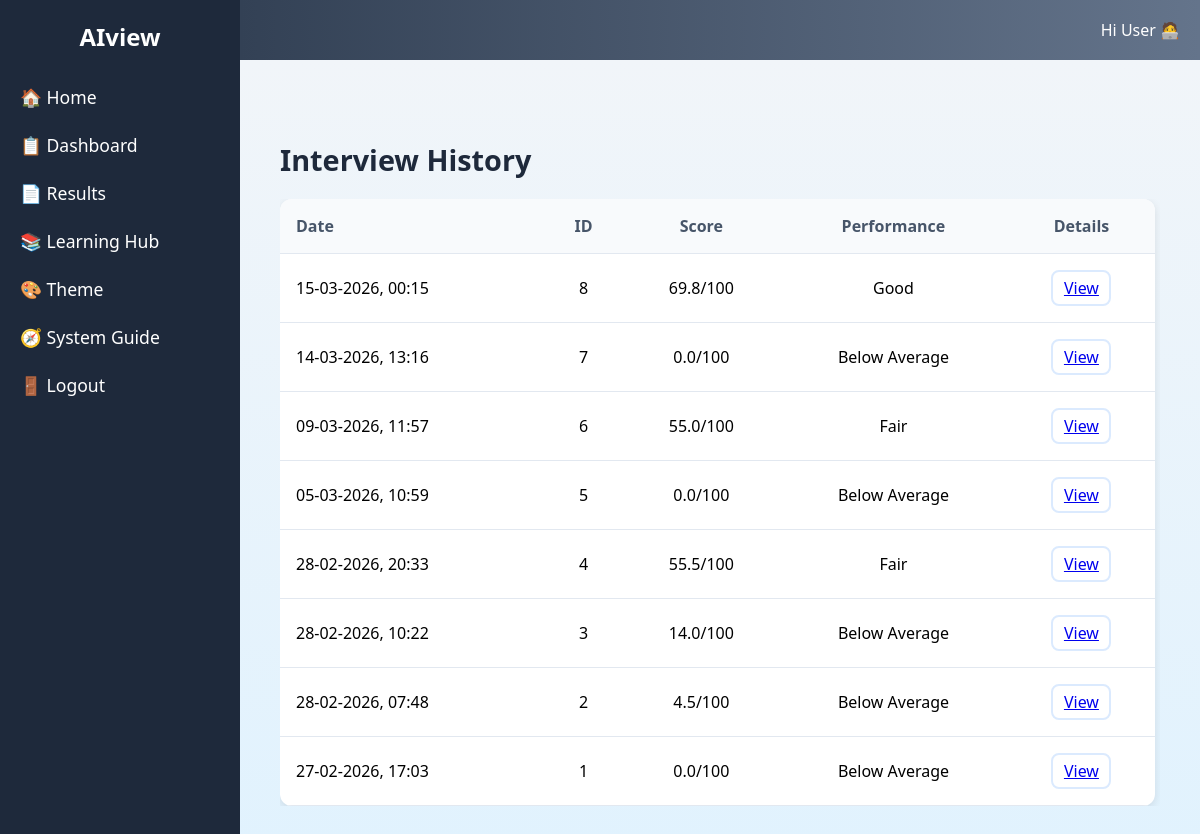
Screenshot of /results (signed in) with the database file from the repository.
### models.py (models this page shows)
class Interview(db.Model):
    id = db.Column(db.Integer, primary_key=True)
    date = db.Column(db.DateTime, default=datetime.utcnow)
    total_score = db.Column(db.Float)
    summary = db.Column(db.Text)
    answers = db.relationship("Answer", backref="interview", lazy=True)

### app.py (the view)
@app.route("/results")
def results():
    if not session.get("logged_in"):
        return redirect("/home")
    interviews = models.Interview.query.order_by(
        models.Interview.date.desc()
    ).all()
    return render_template("results.html", interviews=interviews)

### templates/results.html (shortened to what this page needs)
{% extends "layout.html" %}
{% block content %}
<div class="results-container">
    <h2 class="results-title">Interview History</h2>
    <div class="results-table-wrapper">
        <table class="results-table">
            <thead>
                <tr>
                    <th>Date</th>
                    <th>ID</th>
                    <th>Score</th>
                    <th>Performance</th>
                    <th>Details</th>
                </tr>
            </thead>
            <tbody>
                    {% for interview in interviews %}
                    <tr>
                        <td>{{ (interview.date + timedelta(hours=5, minutes=30)).strftime("%d-%m-%Y, %H:%M") }}</td>
                        <td>{{ interview.id }}</td>
                        <td>{{ (interview.total_score*10)|round(2) }}/100</td>
                        <td>
                            {% set score = interview.total_score %}
                            {% if score >= 9 %}
                                Outstanding
                            {% elif score >= 8 %}
                                Excellent
                            {% elif score >= 7 %}
                                Very Good
                            {% elif score >= 6 %}
                                Good
                            {% elif score >= 5 %}
                                Fair
                            {% elif score >= 4 %}
                                Needs Practice
                            {% else %}
                                Below Average
                            {% endif %}
                        </td>
                        <td>
                            <a href="{{ url_for('result_detail', id=interview.id) }}" class="details-btn">View</a>
                        </td>
                    </tr>
                    {% endfor %}
                </tbody>
        </table>
    </div>
</div>
{% endblock %}

### static/css/style.css (style rules this page uses)
html, body { width: 100%; height: 100%; }
body { margin: 0; overflow: hidden; }
* { margin: 0; padding: 0; box-sizing: border-box; font-family: 'Segoe UI', sans-serif; }
body, html { height: 100%; }
:root { --theme-bg: linear-gradient(to bottom, #f1f5f9, #e0f2fe); }
.results-container { width: 100%; max-width: 1400px; margin: 40px auto; }
.results-title { font-size: 1.8rem; color: #1e293b; margin-bottom: 20px; }
.results-table-wrapper { max-height: 1200px; overflow-y: auto; padding-right: 5px; }
.results-table { width: 100%; background: white; border-radius: 12px; overflow: hidden; border-collapse: collapse; box-shadow: 0 3px 10px rgba(0,0,0,0.1); }
.results-table th, .results-table td { padding: 16px; border-bottom: 1px solid #e2e8f0; }
.results-table th { background: #f8fafc; color: #475569; }
.results-table th:first-child, .results-table td:first-child { text-align: left; }
.results-table th:not(:first-child), .results-table td:not(:first-child) { text-align: center; }
.results-table td:last-child, .results-table th:last-child { text-align: center; }
.details-btn { width: 60px; height: 36px; display: flex; align-items: center; justify-content: center; margin: 0 auto; border-radius: 8px; background: white; border: 2px solid #dbeafe; cursor: pointer; transition: 0.3s; }

### rows the page displays
Interview: date "15-03-2026, 00:15", id "8", (interview.total_score*10)|round(2) "69.8", shows "Good"
Interview: date "14-03-2026, 13:16", id "7", (interview.total_score*10)|round(2) "0.0", shows "Below Average"
Interview: date "09-03-2026, 11:57", id "6", (interview.total_score*10)|round(2) "55.0", shows "Fair"
Interview: date "05-03-2026, 10:59", id "5", (interview.total_score*10)|round(2) "0.0", shows "Below Average"
Interview: date "28-02-2026, 20:33", id "4", (interview.total_score*10)|round(2) "55.5", shows "Fair"
Interview: date "28-02-2026, 10:22", id "3", (interview.total_score*10)|round(2) "14.0", shows "Below Average"
Interview: date "28-02-2026, 07:48", id "2", (interview.total_score*10)|round(2) "4.5", shows "Below Average"
Interview: date "27-02-2026, 17:03", id "1", (interview.total_score*10)|round(2) "0.0", shows "Below Average"
